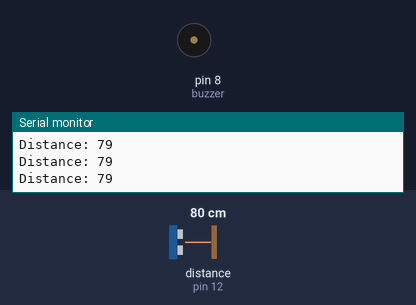
Bench run of a sketch on a simulated Arduino Uno, built for the host (arithmetic inside an expression is 32-bit, double 64-bit). Shown: buzzer (waves = sounding), the last lines printed to the serial monitor. Wiring (inferred from the names in the program): ultrasonic range finder: trigger pin 11; echo pin 12. Inputs (shaded band) come from the test bench; at power-on: distance to the obstacle (sensor on pin 12) 80 cm. The echo pulse lasts 58.3 µs per cm.

Above: at 1.2 s.
1.3 s: distance to the obstacle (sensor on pin 12) set to 10 cm
4.3 s: distance to the obstacle (sensor on pin 12) set to 7 cm
At 4.42 s:
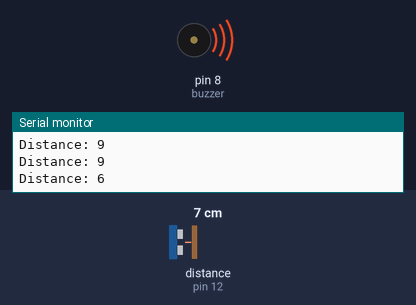
Timing chart, 0 to 13.3 s (numbered marks = the images above; inputs shaded):
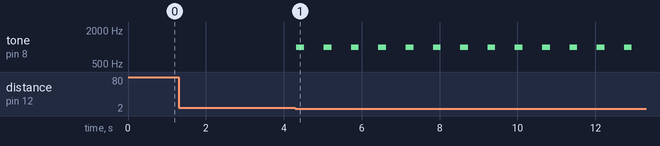

The sketch:

topic2-Ultrasonics.ino
```cpp
// defines pins numbers
const int buzzer  = 8;
const int trigPin = 11;
const int echoPin = 12;

// defines variables
long duration;
int distance;

void setup() {
  pinMode(buzzer, OUTPUT);              // Sets the buzzer as an Output
  pinMode(trigPin, OUTPUT);             // Sets the trigPin as an Output
  pinMode(echoPin, INPUT);              // Sets the echoPin as an Input
  Serial.begin(9600);                   // Starts the serial communication
}

void loop() {

  digitalWrite(trigPin, LOW);           // Clears the trigPin
  delayMicroseconds(2);
  digitalWrite(trigPin, HIGH);          // Sets the trigPin on HIGH state for 10 micro seconds
  delayMicroseconds(10);
  digitalWrite(trigPin, LOW);

  duration = pulseIn(echoPin, HIGH);    // Reads the echoPin, returns the sound wave travel time in microseconds
  distance = duration * 0.034 / 2;      // Calculating the distance

  Serial.print("Distance: ");           // Prints the distance on the Serial Monitor
  Serial.println(distance);

  if(distance >7){
    noTone;
    Serial.print("Distance: ");           // Prints the distance on the Serial Monitor
    Serial.println(distance);
  }
  if(distance <=7 && distance >5){        // If the distance less and equal to 7 and the distance greater than 5
    tone(buzzer,1000,200);
    delay(700);
    Serial.print("Distance: ");
    Serial.println(distance);
  }
  if(distance <=5 && distance >3){        // If the distance less and equal to 5 and the distance greater than 3
    tone(buzzer,1000,100);
    delay(400);
    Serial.print("Distance: ");
    Serial.println(distance);
  }
   if(distance <=3){                      // If the distance less and equal to 3
    tone(buzzer,1000,100);
    Serial.print("Distance: ");
    Serial.println(distance);
  }
}
```

Measured:
- the behaviour switches between 9 and 8 cm on distance to the obstacle (sensor on pin 12) (found by bisection; images 0 and 1)
- after the input at 4.3 s, tone on pin 8 (buzzer): alternates 1000 Hz for 0.20 s and silent for 0.50 s, starting at once
